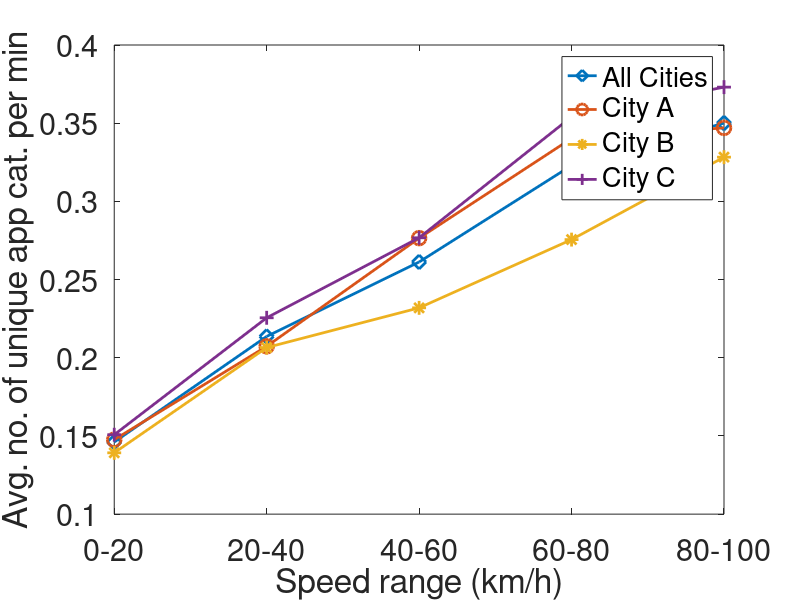

This chart was generated by the following MATLAB code: (Note: this script raises an error after producing the figure.)
clear;
clc;
close;

addpath('C:/export_fig/');
M = dlmread('average_app_category_per_min.csv');
app_category = M(:, 1:5).'
app_category = app_category.*60
figure('position', [100, 100, 800, 600])
plot(app_category(:,4), '-d', ...
    'LineWidth',2,...
    'MarkerSize',10)
hold on;
plot(app_category(:,1), '-o', ...
    'LineWidth',2,...
    'MarkerSize',10)
plot(app_category(:,2), '-*', ...
    'LineWidth',2,...
    'MarkerSize',10)
plot(app_category(:,3), '-+', ...
    'LineWidth',2,...
    'MarkerSize',10)
hold off;
ylabel('Avg. no. of unique app cat. per min');
xlabel('Speed range (km/h)');
speed = {'0-20', '20-40', '40-60', '60-80', '80-100'};
set(gca, 'XTick', 1:5, 'XTickLabel', speed, 'FontSize',22)
legend('All Cities', 'City A','City B','City C')

set(gcf, 'Color', 'w');
export_fig app_category_per_min_8_6.pdf




% clear;
% clc;
% close;

% addpath('C:/export_fig/');
% M = dlmread('average_app_category_per_min.csv');
% app_category = M(:, 1:5).'
% app_category = app_category.*60
% figure('position', [100, 100, 1700*0.7, 600*0.7])
% plot(app_category(:,4), '-d', ...
    % 'LineWidth',2,...
    % 'MarkerSize',10)
% hold on;
% plot(app_category(:,1), '-o', ...
    % 'LineWidth',2,...
    % 'MarkerSize',10)
% plot(app_category(:,2), '-*', ...
    % 'LineWidth',2,...
    % 'MarkerSize',10)
% plot(app_category(:,3), '-+', ...
    % 'LineWidth',2,...
    % 'MarkerSize',10)
% hold off;
% ylabel('Average no. of unique app categories (app/min)');
% xlabel('Speed range (km/h)');
% speed = {'0-20', '20-40', '40-60', '60-80', '80-100'};
% set(gca, 'XTick', 1:5, 'XTickLabel', speed, 'FontSize',22)
% legend('All Cities', 'City A','City B','City C')

% set(gcf, 'Color', 'w');
% export_fig export_fig app_category_per_min_17_6.pdf






